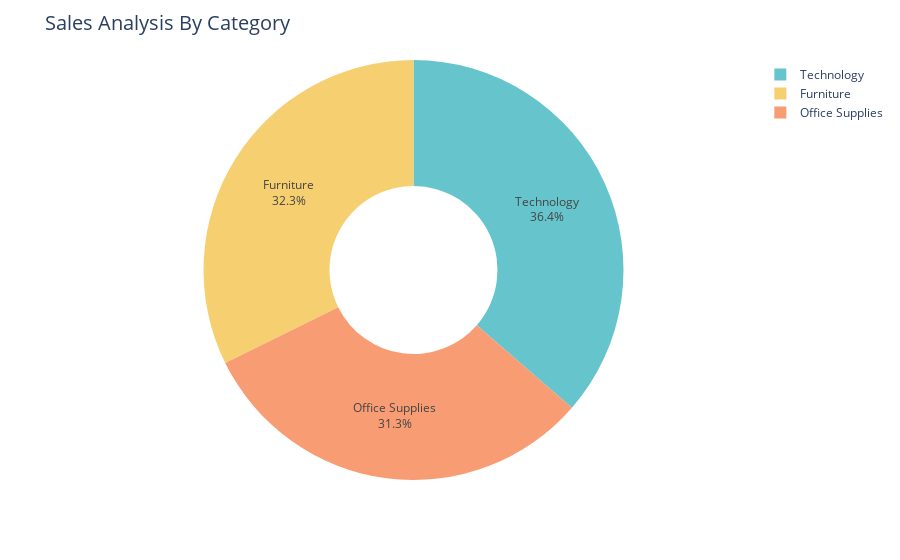

This figure's notebook cell:
### Code cell
#We can even draw a pie chart for it too.
fig = px.pie(category_sales, values='Sales', names='Category', hole=0.4, color_discrete_sequence= px.colors.qualitative.Pastel)
fig.update_traces(textposition="inside", textinfo="percent+label")
fig.update_layout(title_text="Sales Analysis By Category", title_font=dict(size=20))
fig.show()

### Figure 1 — Plotly figure (JSON) as saved in the notebook; plotly's stock layout.template omitted (floating-point values rounded to 4 significant figures)
{"data": [{"domain": {"x": [0, 1], "y": [0, 1]}, "hole": 0.4, "hovertemplate": "Category=%{label}<br>Sales=%{value}<extra></extra>", "labels": ["Furniture", "Office Supplies", "Technology"], "legendgroup": "", "name": "", "showlegend": true, "textinfo": "percent+label", "textposition": "inside", "type": "pie", "values": [742000.0, 719000.0, 836200.0]}], "layout": {"legend": {"tracegroupgap": 0}, "margin": {"t": 60}, "piecolorway": ["rgb(102, 197, 204)", "rgb(246, 207, 113)", "rgb(248, 156, 116)", "rgb(220, 176, 242)", "rgb(135, 197, 95)", "rgb(158, 185, 243)", "rgb(254, 136, 177)", "rgb(201, 219, 116)", "rgb(139, 224, 164)", "rgb(180, 151, 231)", "rgb(179, 179, 179)"], "title": {"font": {"size": 20}, "text": "Sales Analysis By Category"}}}
